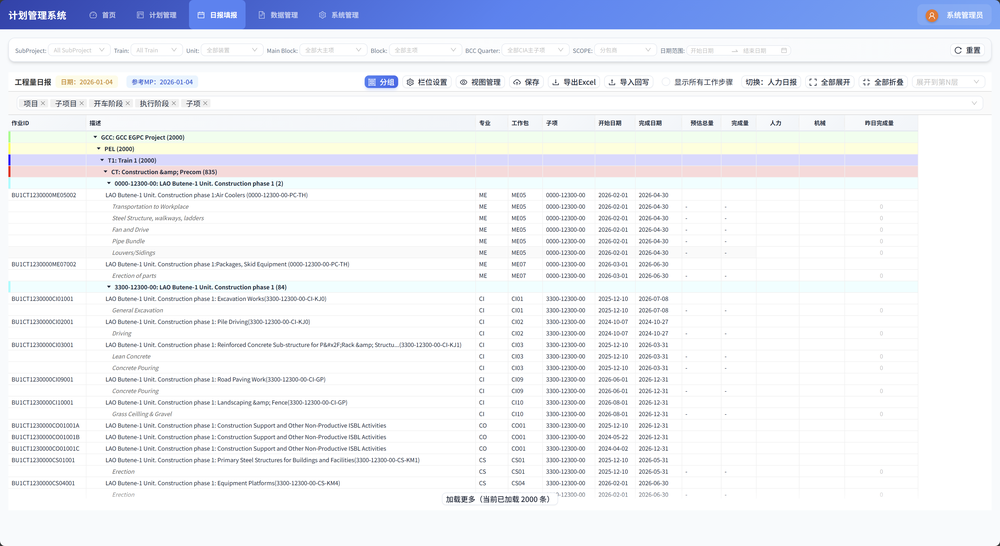
#> input picture frontend/src/pages/image/DailyReportManagement/1767613045596.png, 1000 x 546 px, shrunk from 3820 x 2085 before the run
$ python -i table_grid.py   (imports and definitions only)
#> lines starting #> are read from the running program, lines starting #| are printed output that depends on the picture; after the words box and inside, x2 and y2 are one past the last pixel; in counts of white or black regions, pixels touching at a corner belong together
"""
带边框表格的网格检测与单元格分配

流程：图像 → 形态学检测横竖线 → 聚类得到行/列边界 → 构建单元格网格 → 与 OCR 结果分配
用于实现「从识别到表的格式完美匹配」。
"""
import logging
from typing import List, Tuple, Optional, Dict, Any
import numpy as np
import cv2

logger = logging.getLogger(__name__)

# 聚类时，两条线距离小于该值（像素）视为同一条线
LINE_MERGE_THRESHOLD = 8
# 形态学核长度（相对短边比例）
KERNEL_RATIO = 0.02
MIN_KERNEL_LENGTH = 15
PROJECTION_THRESHOLD_RATIO = 0.2  # 降低可检测更细/浅色线


def _to_gray(img: np.ndarray) -> np.ndarray:
    if len(img.shape) == 3:
        return cv2.cvtColor(img, cv2.COLOR_BGR2GRAY)
    return img.copy()


def _to_gray_binary(img: np.ndarray, use_adaptive: bool = False) -> np.ndarray:
    """转灰度并二值化，白底黑字便于线检测。"""
    gray = _to_gray(img)
    if use_adaptive:
        block = max(15, min(gray.shape[0], gray.shape[1]) // 20)
        if block % 2 == 0:
            block += 1
        return cv2.adaptiveThreshold(
            gray, 255, cv2.ADAPTIVE_THRESH_GAUSSIAN_C,
            cv2.THRESH_BINARY_INV, block, 5
        )
    # 若背景偏白，线是黑的：二值化后线为 0、背景 255，形态学用 0 为“线”
    _, binary = cv2.threshold(gray, 0, 255, cv2.THRESH_BINARY_INV + cv2.THRESH_OTSU)
    return binary


def _get_line_mask(binary: np.ndarray, kernel_len: int, horizontal: bool) -> np.ndarray:
    """形态学提取横线或竖线：kernel 与线方向垂直。"""
    if kernel_len < 3:
        kernel_len = 3
    if horizontal:
        kernel = cv2.getStructuringElement(cv2.MORPH_RECT, (kernel_len, 1))
    else:
        kernel = cv2.getStructuringElement(cv2.MORPH_RECT, (1, kernel_len))
    detected = cv2.morphologyEx(binary, cv2.MORPH_OPEN, kernel)
    return detected


def _cluster_lines(positions: List[float], threshold: float) -> List[float]:
    """将一组坐标聚类，返回每类的代表值（取中位或均值）。"""
    if not positions:
        return []
    positions = sorted(positions)
    groups: List[List[float]] = []
    current = [positions[0]]
    for p in positions[1:]:
        if p - current[-1] <= threshold:
            current.append(p)
        else:
            groups.append(current)
            current = [p]
    groups.append(current)
    return [float(np.median(g)) for g in groups]


def _detect_lines_one_pass(
    img: np.ndarray,
    kernel_len: int,
    line_merge_threshold: float,
    use_adaptive: bool,
) -> Tuple[List[float], List[float]]:
    """单次二值化下的线检测。"""
    h, w = img.shape[:2]
    binary = _to_gray_binary(img, use_adaptive=use_adaptive)
    h_mask = _get_line_mask(binary, kernel_len, horizontal=True)
    v_mask = _get_line_mask(binary, kernel_len, horizontal=False)

    h_proj = np.sum(h_mask, axis=1)
    h_thresh = max(1, np.max(h_proj) * PROJECTION_THRESHOLD_RATIO)
    h_positions = [i for i in range(h) if h_proj[i] >= h_thresh]
    row_edges = _cluster_lines(h_positions, line_merge_threshold)

    v_proj = np.sum(v_mask, axis=0)
    v_thresh = max(1, np.max(v_proj) * PROJECTION_THRESHOLD_RATIO)
    v_positions = [j for j in range(w) if v_proj[j] >= v_thresh]
    col_edges = _cluster_lines(v_positions, line_merge_threshold)

    if len(row_edges) < 2:
        row_edges = [0.0, float(h)]
    if len(col_edges) < 2:
        col_edges = [0.0, float(w)]
    return sorted(row_edges), sorted(col_edges)


def detect_grid_lines(
    img: np.ndarray,
    line_merge_threshold: float = LINE_MERGE_THRESHOLD,
) -> Tuple[List[float], List[float]]:
    """
    检测图像中的表格网格线，返回行边界 Y 列表与列边界 X 列表（像素坐标）。
    先尝试 OTSU 二值化，若仅得到外框（无内部分隔线）则改用自适应阈值以应对浅色边框。
    """
    h, w = img.shape[:2]
    short_side = min(h, w)
    kernel_len = max(MIN_KERNEL_LENGTH, int(short_side * KERNEL_RATIO))

    row_edges, col_edges = _detect_lines_one_pass(
        img, kernel_len, line_merge_threshold, use_adaptive=False
    )
    # 若仅得到 2 行 2 列（仅外框），尝试自适应阈值（适合浅色线、有背景色表格）
    if len(row_edges) <= 3 and len(col_edges) <= 3:
        row_a, col_a = _detect_lines_one_pass(
            img, kernel_len, line_merge_threshold, use_adaptive=True
        )
        if len(row_a) > len(row_edges) or len(col_a) > len(col_edges):
            row_edges, col_edges = row_a, col_a
            logger.debug("网格检测：OTSU 仅得外框，自适应阈值得到更多线")

    return row_edges, col_edges


# [243 lines left out: functions build_cell_rects, _box_center, _box_intersection_area_ratio, assign_blocks_to_cells, detect_merged_cells, _merge_overlaps and 3 more, not called in this run]

>>> import cv2
>>> picture = cv2.imread('../../../frontend/src/pages/image/DailyReportManagement/1767613045596.png')
#> picture is the input picture: shape (546, 1000, 3); mean B, G, R 245.5, 239.8, 237.3
>>> result = detect_grid_lines(picture)
#> in _to_gray, `return cv2.cvtColor(img, cv2.COLOR_BGR2GRAY)`:
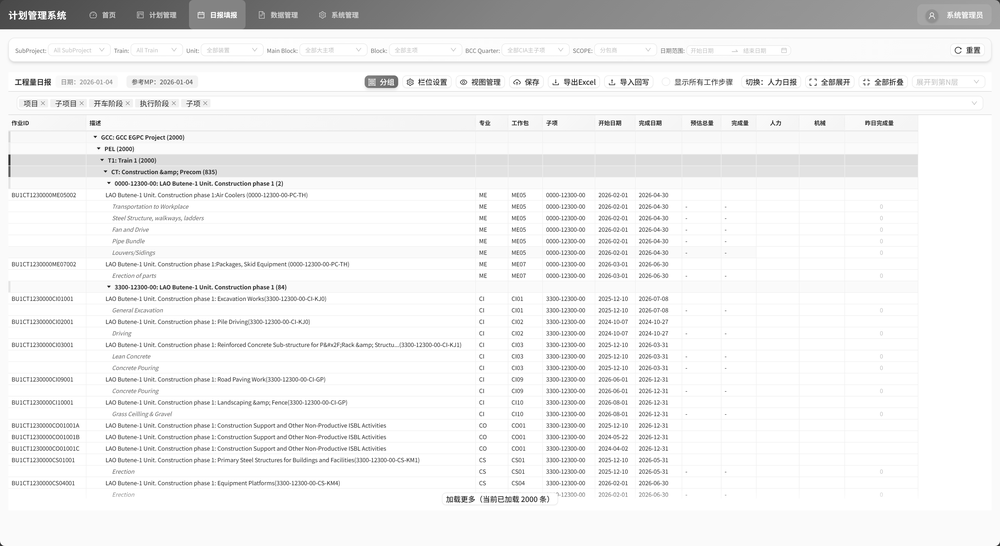
#> returned value: shape (546, 1000); min 6, max 255, mean 239.7
#> in _to_gray_binary, `_, binary = cv2.threshold(gray, 0, 255, cv2.THRESH_BINARY_INV + cv2.TH..`:
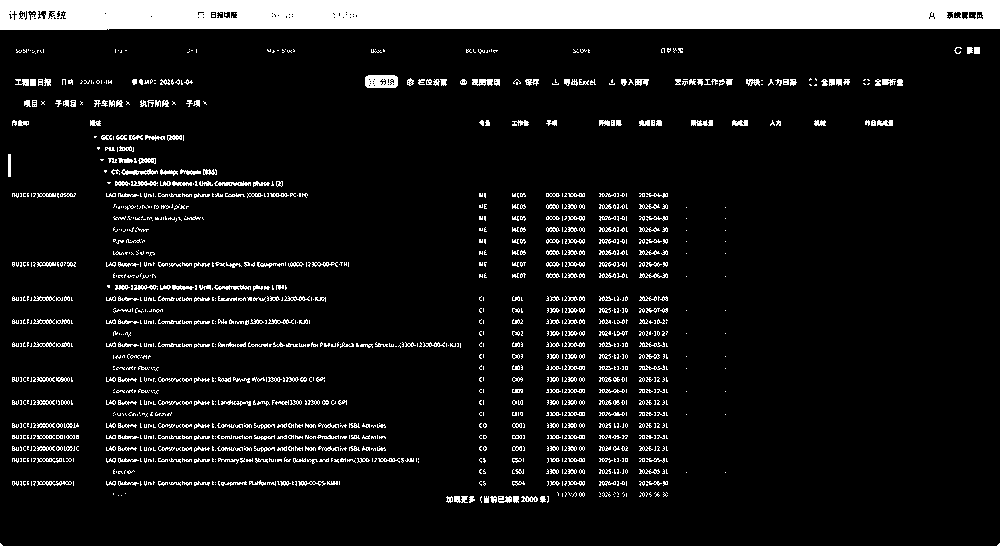
#> binary: shape (546, 1000); 9.4% white; 1345 white regions (904 under 20 px), largest, box (x1, y1, x2, y2) and area: (0, 0, 1000, 30) 28552, (365, 75, 398, 88) 374, (121, 169, 158, 175) 126
#> in _get_line_mask, `detected = cv2.morphologyEx(binary, cv2.MORPH_OPEN, kernel)`:
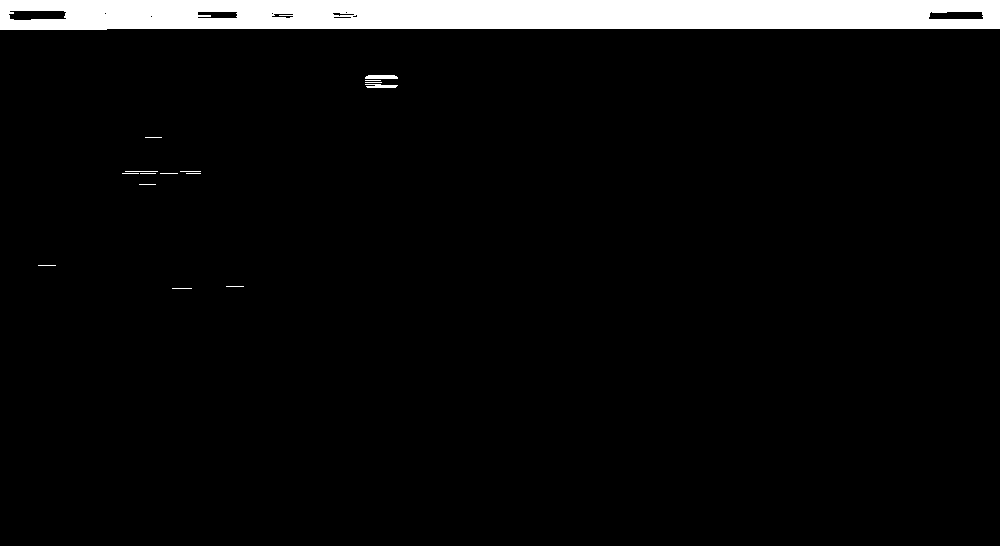
#> detected: shape (546, 1000); 5.2% white; 16 white regions (10 under 20 px), largest, box (x1, y1, x2, y2) and area: (0, 0, 1000, 30) 27997, (365, 75, 398, 79) 124, (365, 84, 398, 88) 99, (125, 171, 158, 172) 33, (180, 171, 201, 172) 21, (172, 288, 192, 289) 20
#> call 2 of _get_line_mask, with kernel_len = 15, horizontal = False
#> in _get_line_mask (call 2), `detected = cv2.morphologyEx(binary, cv2.MORPH_OPEN, kernel)`:
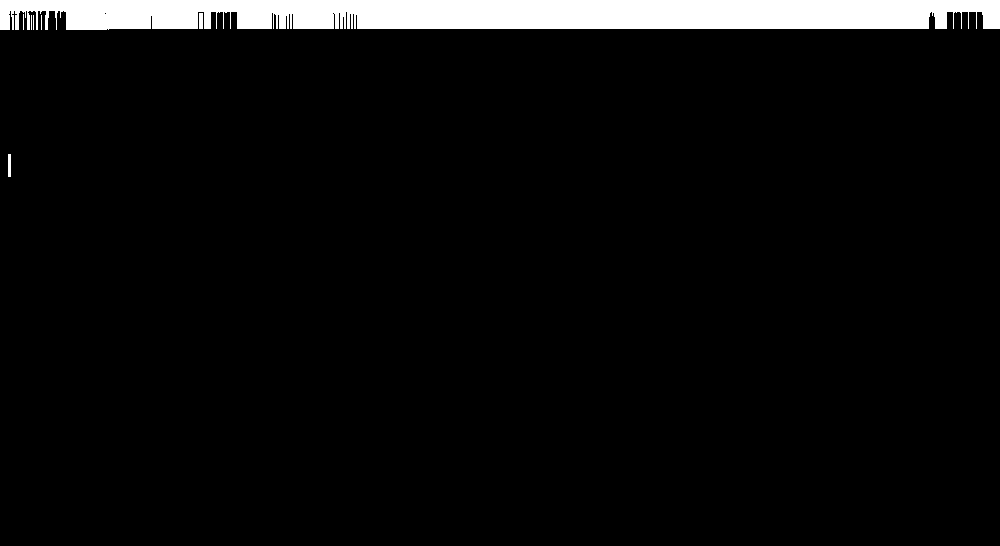
#> detected: shape (546, 1000); 5% white; 7 white regions (4 under 20 px), largest, box (x1, y1, x2, y2) and area: (0, 0, 1000, 30) 27034, (8, 154, 11, 177) 69, (199, 13, 203, 29) 64
#> in _detect_lines_one_pass, `h_proj = np.sum(h_mask, axis=1)`: h_proj = 546 values, max 255000 at index 0, min 0 at index 30, mean 13293.2
#> in _detect_lines_one_pass, `h_thresh = max(1, np.max(h_proj) * PROJECTION_THRESHOLD_RATIO)`: h_thresh = 51000
#> in _detect_lines_one_pass, `h_positions = [i for i in range(h) if h_proj[i] >= h_thresh]`: h_positions = 29 values from 0 to 28
#> in _cluster_lines, `current = [positions[0]]`: current = [0]
#> the loop in _cluster_lines, `for p in positions[1:]:` made 28 passes
#> after the loop in _cluster_lines, `for p in positions[1:]:`: groups = []
#> in _detect_lines_one_pass, `row_edges = _cluster_lines(h_positions, line_merge_threshold)`: row_edges = [14]
#> in _detect_lines_one_pass, `v_proj = np.sum(v_mask, axis=0)`: v_proj = 1000 values, max 13515 at index 8, min 2805 at index 14, mean 6943.1
#> in _detect_lines_one_pass, `v_thresh = max(1, np.max(v_proj) * PROJECTION_THRESHOLD_RATIO)`: v_thresh = 2703
#> in _detect_lines_one_pass, `v_positions = [j for j in range(w) if v_proj[j] >= v_thresh]`: v_positions = 1000 values from 0 to 999
#> in _detect_lines_one_pass, `col_edges = _cluster_lines(v_positions, line_merge_threshold)`: col_edges = [499.5]
#> in detect_grid_lines, `row_edges, col_edges = _detect_lines_one_pass( img, kernel_len, line_m..`: row_edges = [0, 546]; col_edges = [0, 1000]
#> call 2 of _to_gray_binary, with use_adaptive = True
#> in _to_gray_binary (call 2), `return cv2.adaptiveThreshold( gray, 255, cv2.ADAPTIVE_THRESH_GAUSSIAN_..`:
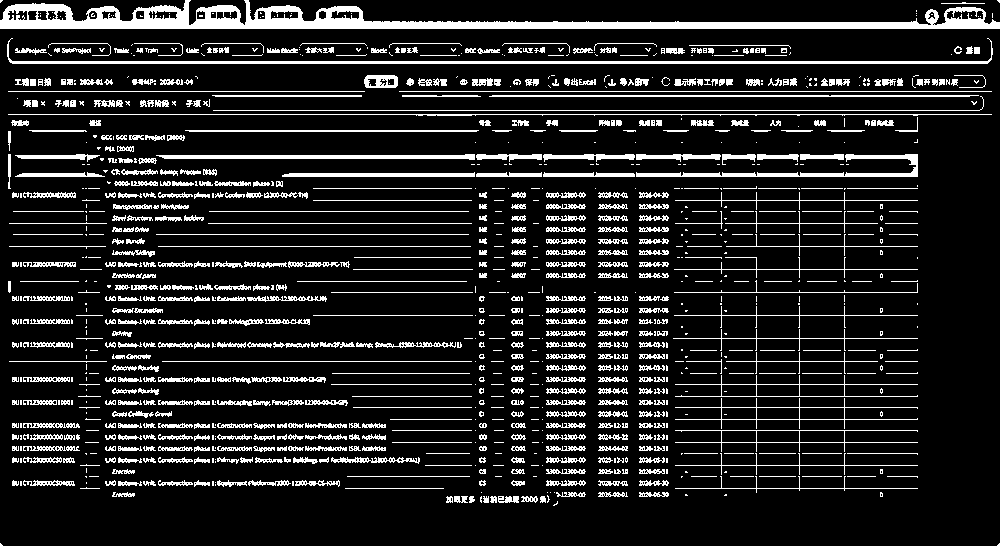
#> returned value: shape (546, 1000); 13.4% white; 1069 white regions (428 under 20 px), largest, box (x1, y1, x2, y2) and area: (0, 0, 1000, 29) 10980, (7, 38, 993, 64) 3016, (636, 154, 918, 177) 1519
#> call 3 of _get_line_mask, with kernel_len = 15, horizontal = True
#> in _get_line_mask (call 3), `detected = cv2.morphologyEx(binary, cv2.MORPH_OPEN, kernel)`:
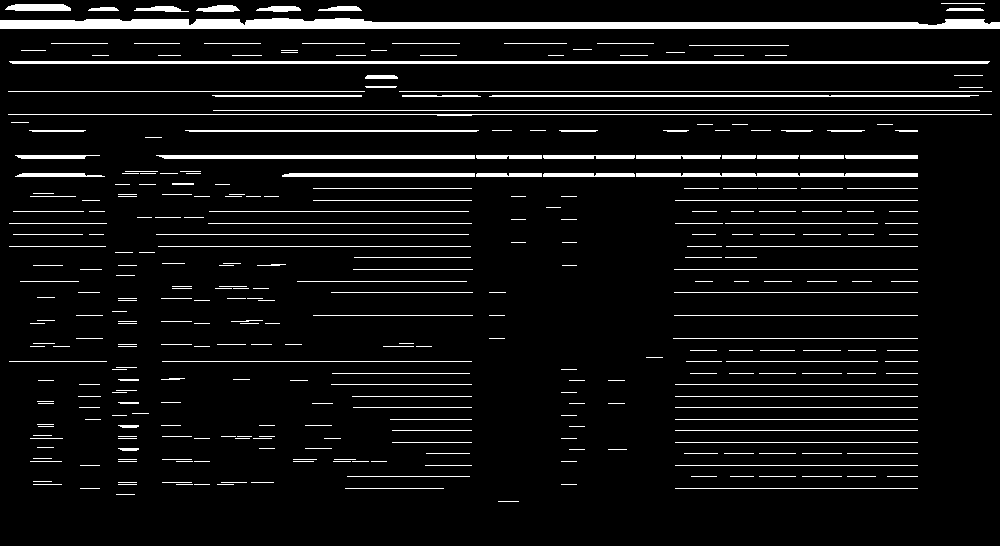
#> detected: shape (546, 1000); 6.9% white; 342 white regions (131 under 20 px), largest, box (x1, y1, x2, y2) and area: (0, 18, 1000, 29) 7980, (9, 61, 990, 64) 2936, (156, 155, 475, 159) 1259
#> call 4 of _get_line_mask, with kernel_len = 15, horizontal = False
#> in _get_line_mask (call 4), `detected = cv2.morphologyEx(binary, cv2.MORPH_OPEN, kernel)`:
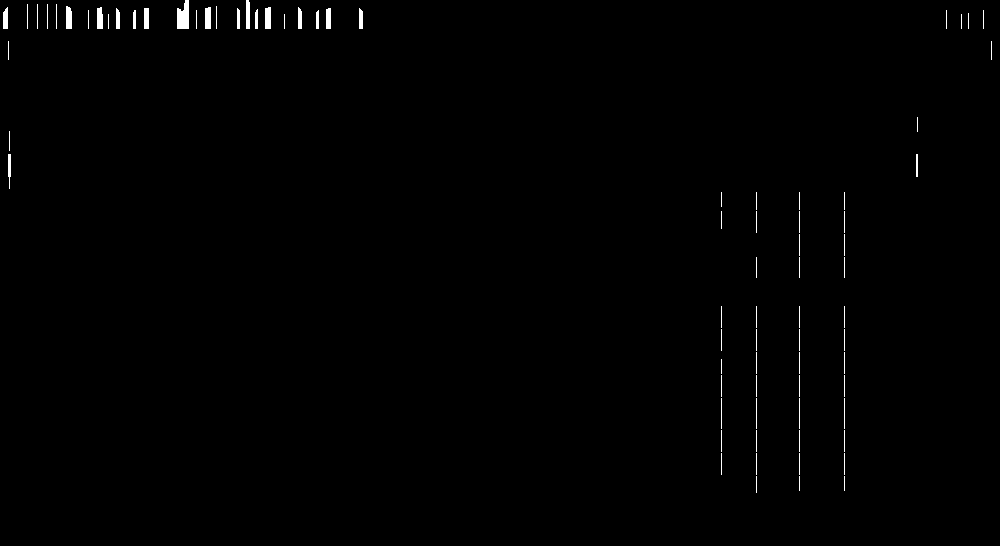
#> detected: shape (546, 1000); 0.56% white; 79 white regions (20 under 20 px), largest, box (x1, y1, x2, y2) and area: (177, 0, 189, 29) 279, (66, 6, 72, 29) 129, (205, 7, 211, 29) 129
#> in detect_grid_lines, `row_a, col_a = _detect_lines_one_pass( img, kernel_len, line_merge_thr..`: row_a = 32 values from 9 to 488; col_a = [9, 721, 756, 799, 844]
#> in detect_grid_lines, `row_edges, col_edges = row_a, col_a`: row_edges = 32 values from 9 to 488; col_edges = [9, 721, 756, 799, 844]
